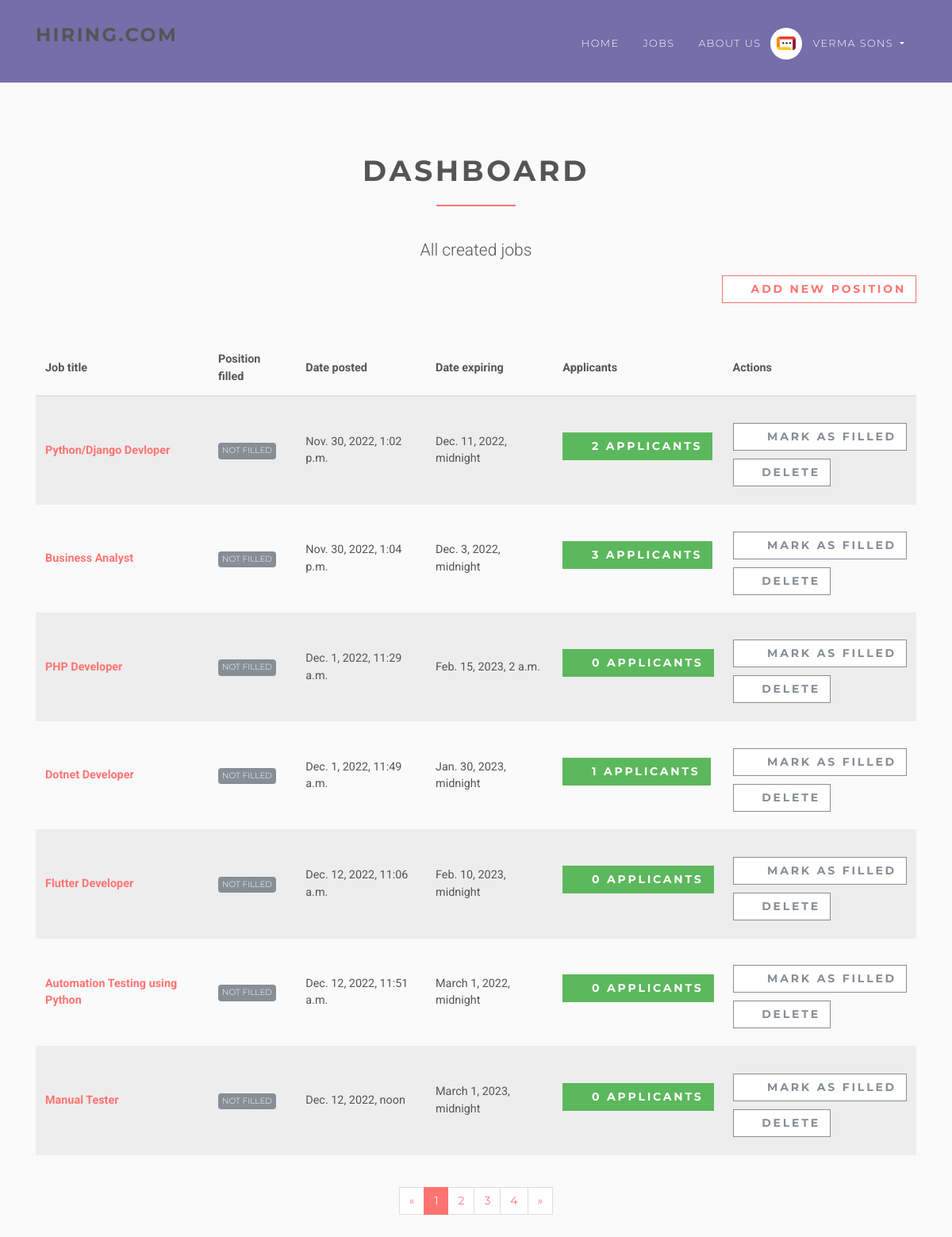
/employer/dashboard (signed in), run on the app's committed database.
### accounts/models.py (models this page shows, shortened)
class User(AbstractUser):
    username = None
    role = models.CharField(max_length=12, error_messages={
        'required': "Role must be provided"
    })
    gender = models.CharField(max_length=10, blank=True, null=True, default="")
    email = models.EmailField(unique=True, blank=False,
                              error_messages={
                                  'unique': "A user with that email already exists.",
                              })
    USERNAME_FIELD = "email"
    REQUIRED_FIELDS = []
    objects = UserManager()

### jobsapp/models.py (models this page shows, shortened)
class Job(models.Model):
    user = models.ForeignKey(User, on_delete=models.CASCADE)
    title = models.CharField(max_length=300,blank=True,null=True)
    description = models.TextField(blank=True,null=True)
    location = models.CharField(max_length=150,blank=True,null=True)
    type = models.CharField(choices=JOB_TYPE, max_length=50,blank=True,null=True)
    category = models.CharField(max_length=100,blank=True,null=True)
    last_date = models.DateTimeField(blank=True,null=True)
    company_name = models.CharField(max_length=100,blank=True,null=True)
    company_description = models.TextField(blank=True,null=True)
    website = models.CharField(max_length=100, blank=True,null=True)
    created_at = models.DateTimeField(default=timezone.now)
    filled = models.BooleanField(default=False)

### jobsapp/views/employer.py (the view)
# urls.py: path('', DashboardView.as_view(), name='employer-dashboard'),
class DashboardView(ListView):
    model = Job
    template_name = 'jobs/employer/dashboard.html'
    context_object_name = 'jobs'
    @method_decorator(login_required(login_url=reverse_lazy('accounts:login')))
    @method_decorator(user_is_employer)
    def dispatch(self, request, *args, **kwargs):
        return super().dispatch(self.request, *args, **kwargs)
    def get_queryset(self):
        return self.model.objects.filter(user_id=self.request.user.id)

### templates/jobs/employer/dashboard.html (shortened to what this page needs)
{% extends 'base.html' %}
{% load static %}
{% block content %}
    <section class="bg-light-gray">
        <div class="container">
            <div class="row">
                <div class="col-lg-8 mx-auto">
                    <h1 class="heading">dashboard</h1>
                    <p class="lead text-center">All created jobs</p>
                </div>
            </div>
        </div>
        <div class="container">
            <div class="row">
                <div class="col-lg-12 text-right mb-5"><a href="{% url 'jobs:employer-jobs-create' %}"
                                                          class="btn btn-outline-white-primary">
                    <i class="fa fa-plus"></i>Add new position</a></div>
                <div class="col-lg-12">
                    <div class="table-responsive">
                        <table class="table table-striped table-hover table-client-dashboard">
                            <thead>
                            <tr>
                                <th>Job title</th>
                                <th>Position filled</th>
                                <th>Date posted</th>
                                <th>Date expiring</th>
                                <th>Applicants</th>
                                <th>Actions</th>
                            </tr>
                            </thead>
                            <tbody>
                            {% for job in jobs %}
                                <tr>
                                    <th><a href="{% url 'jobs:jobs-detail' job.id %}">{{ job.title }}</a>
                                    </th>
                                    <td>
                                        {% if job.filled %}
                                            <span class="badge badge-success">Filled</span>
                                        {% else %}
                                            <span class="badge badge-secondary">Not Filled</span>
                                        {% endif %}
                                    </td>
                                    <td>{{ job.created_at }}</td>
                                    <td>{{ job.last_date }}</td>
                                    <td>
                                        <a href="{% url 'jobs:employer-dashboard-applicants' job.id %}"
                                           class="btn btn-success">
                                            <i class="fa fa-users"></i>{{ job.applicants.count }}
                                            <span class="hidden-xs hidden-sm">Applicants</span>
                                        </a>
                                    </td>
                                    <td>
                                        <br>
                                        {% if job.filled %}
                                            <a href="{% url 'jobs:job-mark-filled' job.id %}"
                                               class="btn btn-outline-white-secondary">
                                                <i class="fa fa-check-circle-o"></i>
                                                <span class="hidden-xs hidden-sm">Filled</span>
                                            </a><br>
                                        {% else %}
                                            <a href="{% url 'jobs:job-mark-filled' job.id %}"
                                               class="btn btn-outline-white-secondary">
                                                <i class="fa fa-check-circle-o"></i>
                                                <span class="hidden-xs hidden-sm">Mark as </span>filled
                                            </a><br>
                                        {% endif %}
                                        <a href="{% url 'jobs:delete-job' job.id %}" class="btn btn-outline-white-secondary">
                                            <i class="fa fa-times-circle-o"></i>Delete
                                        </a>
                                    </td>
                                </tr>
                            {% endfor %}
                            </tbody>
                        </table>
                    </div>
                    <div class="pages">
                        <nav aria-label="Page navigation example" class="d-flex justify-content-center mt-4 mb-4">
                            <ul class="pagination">
                                <li class="page-item"><a href="#" aria-label="Previous" class="page-link"><span
                                        aria-hidden="true">«</span><span class="sr-only">Previous</span></a></li>
                                <li class="page-item active"><a href="#" class="page-link">1</a></li>
                                <li class="page-item"><a href="#" class="page-link">2</a></li>
                                <li class="page-item"><a href="#" class="page-link">3</a></li>
                                <li class="page-item"><a href="#" class="page-link">4</a></li>
                                <li class="page-item"><a href="#" aria-label="Next" class="page-link"><span
                                        aria-hidden="true">»</span><span class="sr-only">Next</span></a></li>
                            </ul>
                        </nav>
                    </div>
                </div>
            </div>
        </div>
    </section>
{% endblock %}

### templates/base.html (shortened to what this page needs)
{% load static %}
<!DOCTYPE html>
<html>
<head>
    <link rel="stylesheet"
          href="{% static 'vendor/bootstrap/css/bootstrap.min.css' %}">
    <link rel="stylesheet"
          href="{% static 'vendor/font-awesome/css/font-awesome.min.css' %}">
    <link rel="stylesheet"
          href="{% static 'vendor/owl.carousel/assets/owl.carousel.css' %}">
    <link rel="stylesheet"
          href="{% static 'vendor/owl.carousel/assets/owl.theme.default.css' %}">
    <link rel="stylesheet" href="{% static 'css/style.default.css' %}"
          id="theme-stylesheet">
    <link rel="stylesheet" href="{% static 'css/custom.css' %}">
</head>
<body>
<header class="header">
    <nav class="navbar navbar-expand-lg">
        <div class="container">
            <a href="/" class="navbar-brand">
                <h3>hiring.com</h3>
            </a>
            <div id="navbarSupportedContent" class="collapse navbar-collapse">
                <ul class="navbar-nav ml-auto">
                    <li class="nav-item ">
                        <a href="/" class="nav-link">Home <span class="sr-only">(current)</span></a>
                    </li>
                    <li class="nav-item">
                        <a href="{% url 'jobs:jobs' %}" class="nav-link">Jobs</a>
                    </li>
                    <li class="nav-item">
                        <a href="{% url 'accounts:about_us' %}" class="nav-link">About Us</a>
                    </li>
                    {% if request.user.is_authenticated and request.user.role == 'employer' %}
                        <li class="nav-item dropdown">
                            <a id="clientZone" href="#" data-toggle="dropdown"
                               aria-haspopup="true" aria-expanded="false"
                               class="nav-link dropdown-toggle has-img mb-3 mb-lg-0 mt-3 mt-lg-0">
                                <div class="client-menu-image">
                                    <div class="inner">
                                        <img src="{% static 'img/company-1.png' %}"
                                             alt="company image"
                                             class="img-fluid">
                                    </div>
                                </div>
                                {% if request.user.role == 'employee' %}
                                    {{ request.user.first_name }} {{ request.user.last_name }}
                                {% else %}
                                    {{ request.user.first_name }}
                                {% endif %}
                            </a>
                        </li>
                    {% endif %}
                </ul>
            </div>
        </div>
    </nav>
</header>
<div>
    {% block content %} {% endblock %}
</div>
</body>
</html>

### static/css/style.default.css (style rules this page uses)
html { height:100% }
body { height:100% }
header { z-index:1000 }
section { position:relative;padding-top:90px;padding-bottom:90px }
.heading { text-align:center;margin-bottom:40px }
.heading:after { content:" ";display:block;width:100px;height:2px;margin:20px auto 20px;background:#ff7473 }
a,button { -webkit-transition:all .2s ease-out;transition:all .2s ease-out }
a i.fa,button i.fa { margin:0 5px }
.bg-light-gray { background:#fafafa }
.pages { text-align:center }
.badge { text-transform:uppercase;font-weight:300;font-family:"Montserrat",Helvetica,Arial,sans-serif;font-size:0.65rem;padding:5px }
.table { font-size:0.9rem }
.table td,.table th { border-top:none;border-bottom:1px solid #e9ecef }
.header { width:100% }
.navbar { text-transform:uppercase;letter-spacing:0.1em;background:#746EA9;padding-top:0 !important;padding-bottom:0 !important }
.navbar a { font-family:"Montserrat",Helvetica,Arial,sans-serif }
.navbar ul.navbar-nav>li>a:not(.navbar-btn) { color:#fff;font-weight:300;font-family:"Montserrat",Helvetica,Arial,sans-serif;font-size:0.8rem }
@media (min-width: 992px) { .navbar ul.navbar-nav>li>a:not(.navbar-btn) { border-top:5px solid transparent;padding:40px 15px !important;color:#fff;font-weight:300 } }
#clientZone.has-img { position:relative;padding-left:50px !important;border-color:transparent !important }
.client-menu-image { display:inline-block;width:40px;height:40px;line-height:50px;-ms-flex-line-pack:center;align-content:center;border-radius:50%;background:#fff;position:absolute;top:50%;left:-3px;-webkit-transform:translateY(-50%);transform:translateY(-50%) }
.client-menu-image .inner { width:100%;height:100%;display:-webkit-box;display:-ms-flexbox;display:flex;-webkit-box-align:center;-ms-flex-align:center;align-items:center;-webkit-box-pack:center;-ms-flex-pack:center;justify-content:center }
.client-menu-image img { width:60% }
.table-client-dashboard th,.table-client-dashboard td { vertical-align:middle !important }
.table-client-dashboard .btn { margin-bottom:10px }
.navbar { padding:.5rem 1rem }
.navbar-brand { display:inline-block;padding-top:.33594rem;padding-bottom:.33594rem;margin-right:1rem;font-size:1.09375rem }
.btn { font-weight:700;font-family:"Montserrat",Helvetica,Arial,sans-serif;border:1px solid transparent;text-transform:uppercase;letter-spacing:0.2em;padding:.375rem .75rem;font-size:.875rem;line-height:1.5;border-radius:0;-webkit-transition:background-color 0.15s ease-in-out,border-color 0.15s ease-in-out,-webkit-box-shadow 0.15s ease-in-out;transition:background-color 0.15s ease-in-out,border-color 0.15s ease-in-out,-webkit-box-shadow 0.15s ease-in-out;transition:background-color 0.15s ease-in-out,border-color 0.15s ease-in-out,box-shadow 0.15s ease-in-out;transition:background-color 0.15s ease-in-out,border-color 0.15s ease-in-out,box-shadow 0.15s ease-in-out,-webkit-box-shadow 0.15s ease-in-out }
.btn-success { color:color-yiq(#5cb85c);background-color:#5cb85c;border-color:#5cb85c }
.btn-outline-white-primary { color:#ff7473;background-color:#fff;background-image:none;border-color:#ff7473 }
.btn-outline-white-secondary { color:#868e96;background-color:#fff;background-image:none;border-color:#868e96 }
body { font-family:"Roboto",Helvetica,Arial,sans-serif;font-size:.875rem;font-weight:400;line-height:1.5;color:#555;background-color:#fff }
a { color:#ff7473;text-decoration:none }
h1,h2,h3,h4,h5,h6,.h1,.h2,.h3,.h4,.box-simple h3,.box-image .name h3,.box-image-text .top .name h3,.box-image-text .top .name h4,.h5,.h6 { margin-bottom:1rem;font-family:"Montserrat",Helvetica,Arial,sans-serif;font-weight:700;line-height:1.2;color:#555;text-transform:uppercase;letter-spacing:0.1em }
h1,.h1 { font-size:2.275rem }
h3,.h3 { font-size:1.4875rem }
.lead { font-size:1.3125rem;font-weight:300 }
.page-item:first-child .page-link { border-top-left-radius:0rem;border-bottom-left-radius:0rem }
.page-item:last-child .page-link { border-top-right-radius:0rem;border-bottom-right-radius:0rem }
.page-item.active .page-link { color:#fff;background-color:#ff7473;border-color:#ff7473 }
.page-link { padding:.5rem .75rem;line-height:1.25;color:#ff7473;background-color:#fff;border:1px solid #ddd;font-family:"Montserrat",Helvetica,Arial,sans-serif }
.badge-secondary { color:color-yiq(#868e96);background-color:#868e96 }

### data on the page
User: user.first_name "VERMA SONS"
Job: title "Python/Django Devloper", filled "NOT FILLED", created_at "Nov. 30, 2022, 1:02 p.m.", last_date "Dec. 11, 2022, midnight", applicants.count "2"
Job: title "Business Analyst", filled "NOT FILLED", created_at "Nov. 30, 2022, 1:04 p.m.", last_date "Dec. 3, 2022, midnight", applicants.count "3"
Job: title "PHP Developer", filled "NOT FILLED", created_at "Dec. 1, 2022, 11:29 a.m.", last_date "Feb. 15, 2023, 2 a.m.", applicants.count "0"
Job: title "Dotnet Developer", filled "NOT FILLED", created_at "Dec. 1, 2022, 11:49 a.m.", last_date "Jan. 30, 2023, midnight", applicants.count "1"
Job: title "Flutter Developer", filled "NOT FILLED", created_at "Dec. 12, 2022, 11:06 a.m.", last_date "Feb. 10, 2023, midnight", applicants.count "0"
Job: title "Automation Testing using Python", filled "NOT FILLED", created_at "Dec. 12, 2022, 11:51 a.m.", last_date "March 1, 2022, midnight", applicants.count "0"
Job: title "Manual Tester", filled "NOT FILLED", created_at "Dec. 12, 2022, noon", last_date "March 1, 2023, midnight", applicants.count "0"
